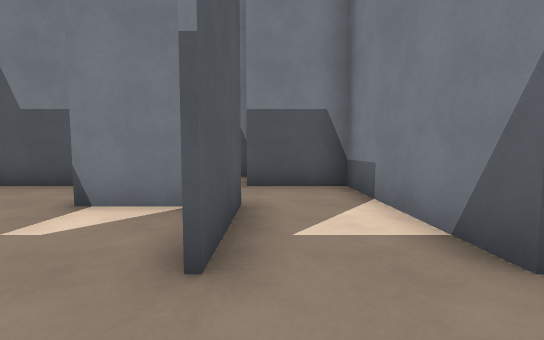
[1] (above)

24 first-person views from a walk through a 3-D level made in the Godot game engine. The camera is 1.4 m above the floor, tilts 4° down and sees 90° across. The floor is counted in squares, 2 m on a side. Each view is taken from the middle of a square. On the plan, view 1 faces up. The plan holds only what a view shows up to about 9 squares ahead; the rest is blank. Surface patterns are stand-ins for the level's own textures.

[2]
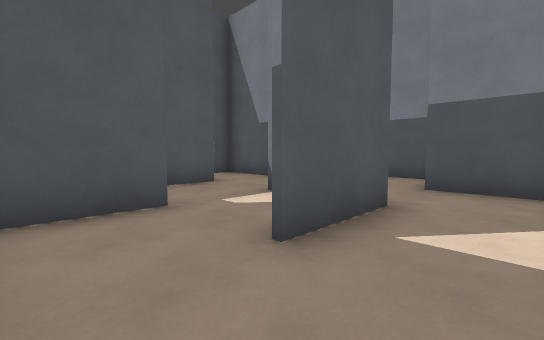

[3]
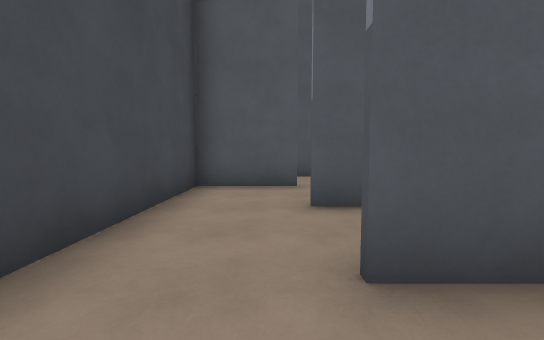

[4]
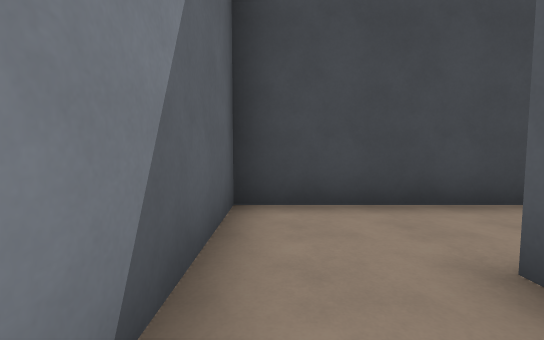

[5]
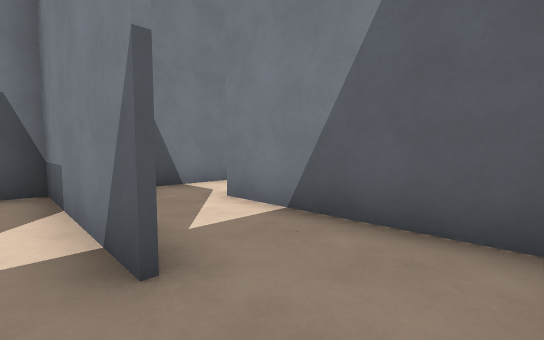

[6]
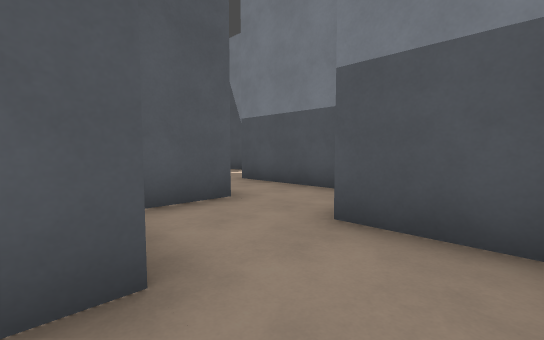

[7]
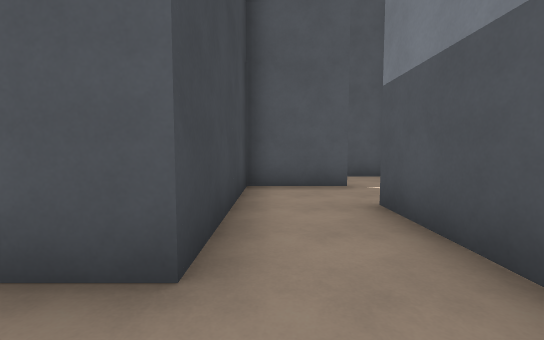

[8]
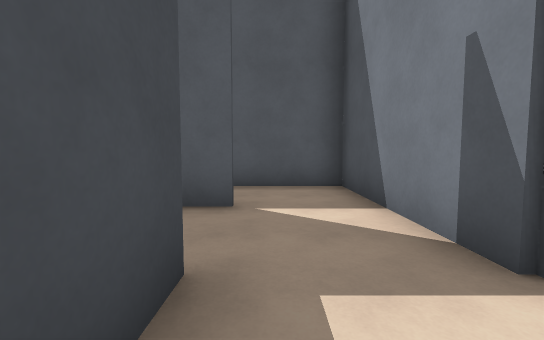

[9]
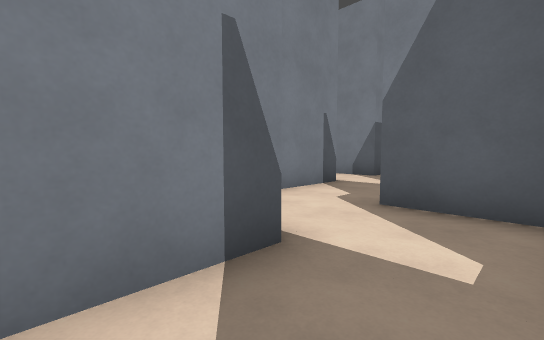

[10]
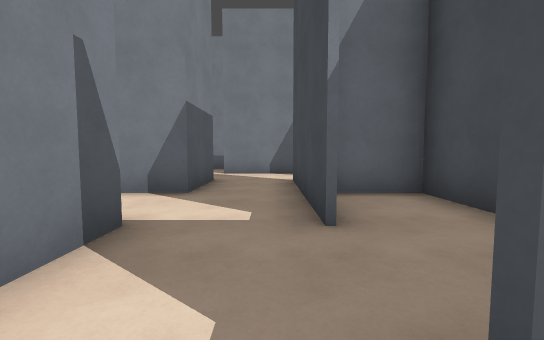

[11]
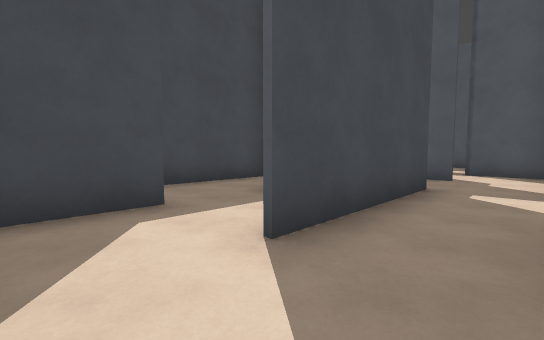

[12]
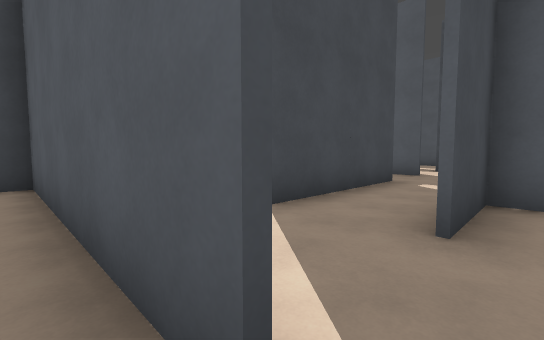

[13]
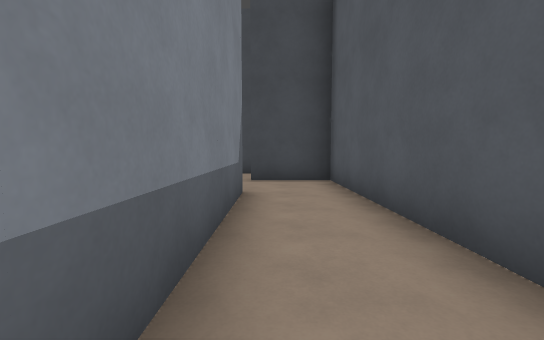

[14]
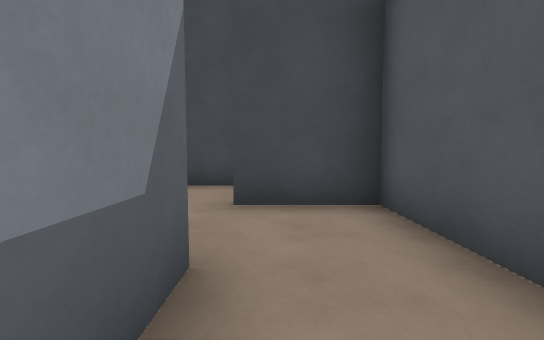

[15]
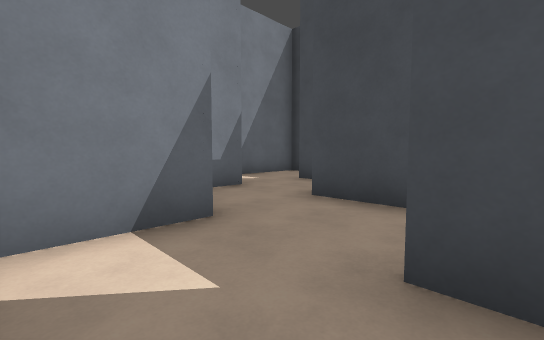

[16]
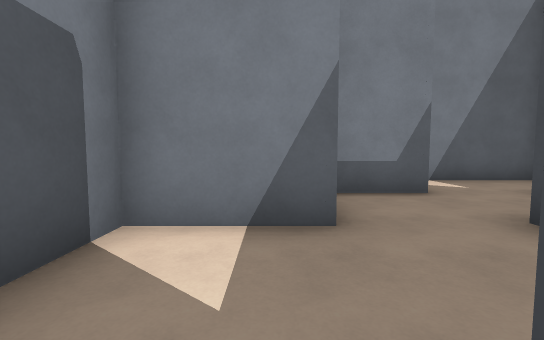

[17]
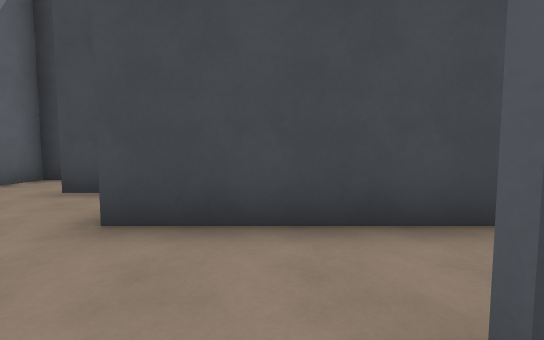

[18]
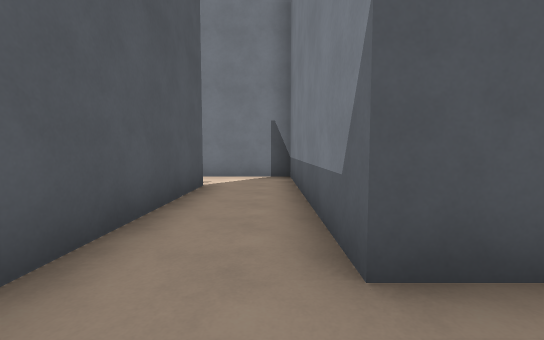

[19]
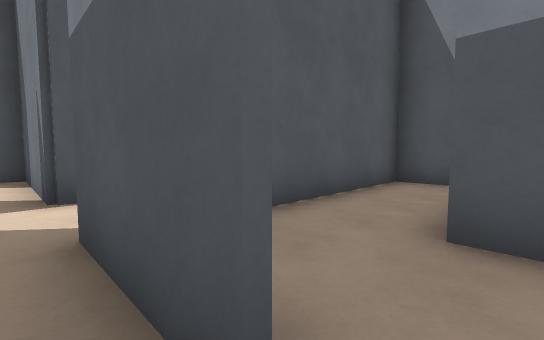

[20]
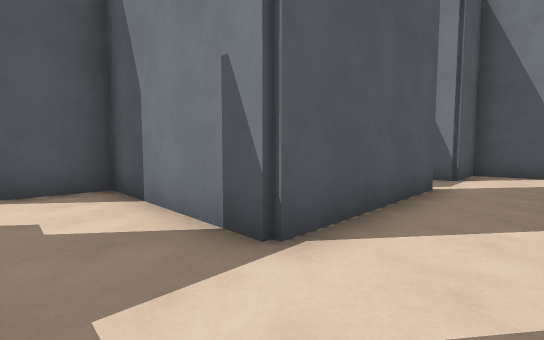

[21]
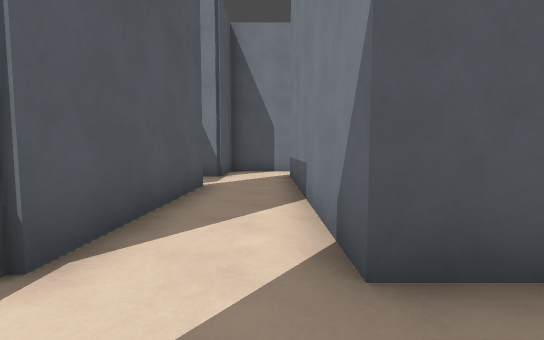

[22]
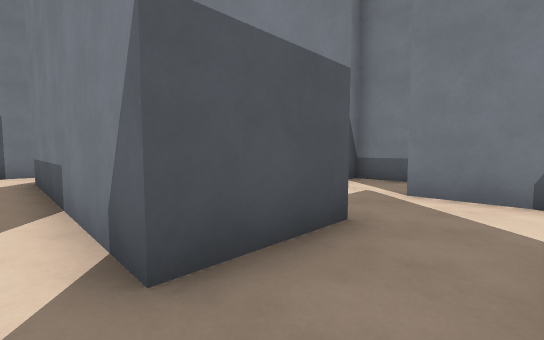

[23]
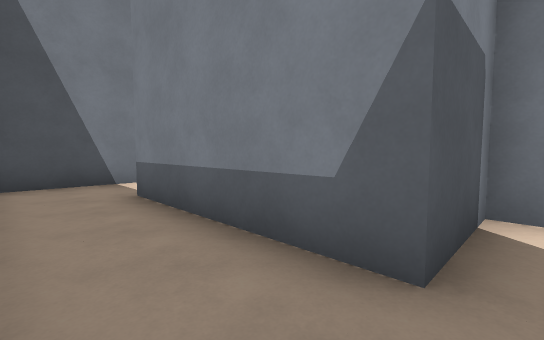

[24]
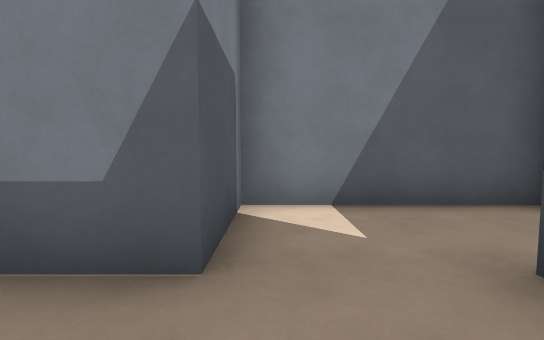

### Floor plan
Key: @ floor where view 1 was taken; # wall or solid block; . floor.
Columns run from 9 left of view 1 to 14 right of it. Each row starts with its distance up from view 1.
 19          ###
 18         ##.
 17          ..##
 16          ..#.
 15          #.#.
 14          #.#.#
 13          #.#. ####
 12         ##.#.....#
 11     #####..##..#.#
 10     ##.........#.#
  9 #####..#.####..#.#
  8 #......#..##...#.#
  7 #..#.######..###.###
  6  ..#.....#...  #...#
  5  ..#####.########..###
  4  ..#...#...#.. ......#
  3  ..###.###.#.#######.#
  2   ...#...#.#.#      ...#
  1   #..# #.....#      #..#
  0     .# #.@...#       ..#
 -1      #########        ##

Positions as (right, up) in squares from view 1, and headings:
1: (0, 0), facing up
2: (1, 0), facing up-left
3: (3, 1), facing left
4: (3, 3), facing down
5: (1, 0), facing up-right
6: (1, 3), facing up-left
7: (-1, 6), facing left
8: (-3, 8), facing left
9: (-6, 8), facing up-right
10: (-3, 10), facing right
11: (5, 11), facing down-left
12: (6, 12), facing down-left
13: (7, 12), facing down
14: (7, 9), facing down
15: (7, 7), facing down-right
16: (7, 6), facing right
17: (8, 6), facing down
18: (7, 6), facing up
19: (4, 11), facing up-left
20: (1, 10), facing up-left
21: (1, 10), facing up
22: (1, 10), facing up-right
23: (-8, 3), facing up-right
24: (-8, 3), facing right
